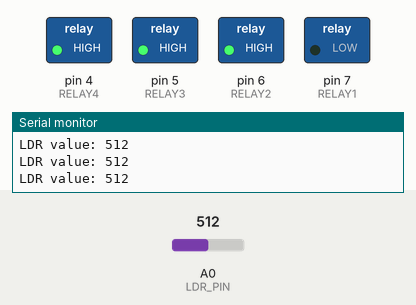
Bench run of a sketch on a simulated Arduino Uno, built with avr-gcc and run on an emulated ATmega328P. Shown: switched loads named in the sketch (green lamp = pin HIGH), the last lines printed to the serial monitor. Inputs (shaded band) come from the test bench; at power-on: A0 (LDR_PIN) = 512.

Above: at 1.2 s.
1.3 s: A0 (LDR_PIN) set to 56
2.8 s: A0 (LDR_PIN) set to 47
At 3.9 s:
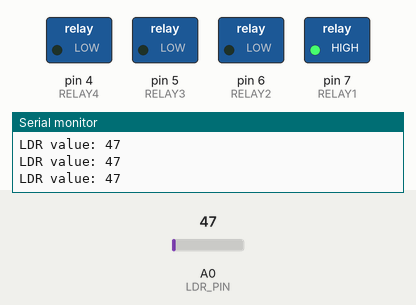
4.3 s: A0 (LDR_PIN) set to 122
At 5.2 s:
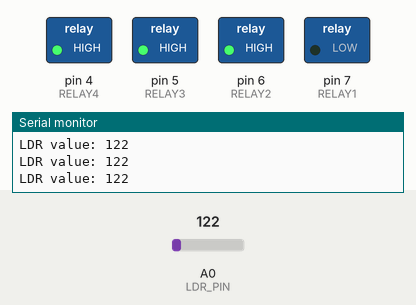
5.9 s: A0 (LDR_PIN) set to 40
At 6.5 s:
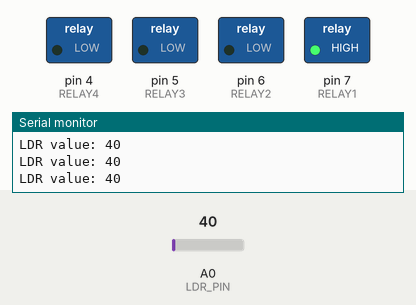
Timing chart, 0 to 8.5 s (numbered marks = the images above; inputs shaded):
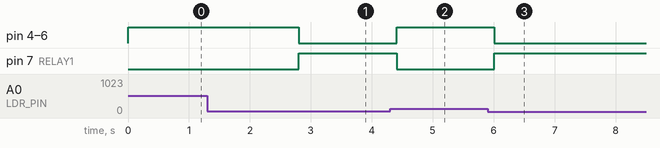

Measured:
- the behaviour switches between 50 and 49 on A0 (LDR_PIN) (found by bisection; images 0 and 1)
- after the input at 2.8 s, pin 4 (RELAY4), pin 5 (RELAY3), pin 6 (RELAY2): HIGH → LOW at once; pin 7 (RELAY1): LOW → HIGH at once
- after the input at 4.3 s, pin 4 (RELAY4), pin 5 (RELAY3), pin 6 (RELAY2): LOW → HIGH after 0.11 s; pin 7 (RELAY1): HIGH → LOW after 0.11 s
- after the input at 5.9 s, pin 4 (RELAY4), pin 5 (RELAY3), pin 6 (RELAY2): HIGH → LOW after 0.11 s; pin 7 (RELAY1): LOW → HIGH after 0.11 s

The sketch:

LDR_realy.ino
```cpp
const int LDR_PIN = A0;      // LDR analog pin
const int RELAY1 = 7;        // Relay 1
const int RELAY2 = 6;        // Relay 2
const int RELAY3 = 5;        // Relay 3
const int RELAY4 = 4;        // Relay 4

const int threshold = 50;   // Adjust this value for your darkness level (0=dark, 1023=bright)

void setup() {
  pinMode(RELAY1, OUTPUT);
  pinMode(RELAY2, OUTPUT);
  pinMode(RELAY3, OUTPUT);
  pinMode(RELAY4, OUTPUT);

  // Start with all relays OFF (HIGH for most modules, LOW for some)
  digitalWrite(RELAY1, LOW);
  digitalWrite(RELAY2, HIGH);
  digitalWrite(RELAY3, HIGH);
  digitalWrite(RELAY4, HIGH);

  Serial.begin(9600);
}

void loop() {
  int ldrValue = analogRead(LDR_PIN);
  Serial.print("LDR value: ");
  Serial.println(ldrValue);

  if (ldrValue < threshold) {
    // It's dark, turn ON all relays
    digitalWrite(RELAY1, HIGH); // LOW = ON for most relay boards
    digitalWrite(RELAY2, LOW);
    digitalWrite(RELAY3, LOW);
    digitalWrite(RELAY4, LOW);
  } else {
    // It's bright, turn OFF all relays
    digitalWrite(RELAY1, LOW);
    digitalWrite(RELAY2, HIGH);
    digitalWrite(RELAY3, HIGH);
    digitalWrite(RELAY4, HIGH);
  }
  delay(200);
}
```
